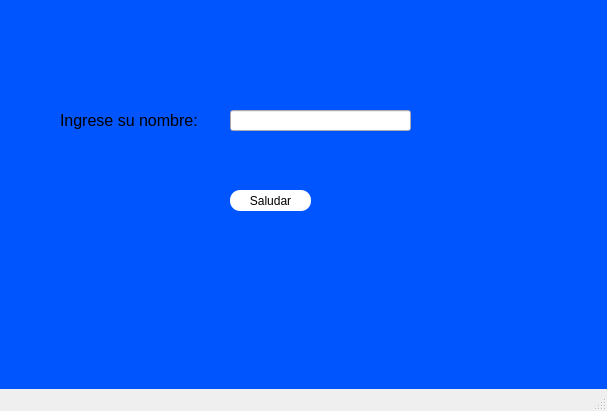
<?xml version="1.0" encoding="UTF-8"?>
<ui version="4.0">
 <class>MainWindow</class>
 <widget class="QMainWindow" name="MainWindow">
  <property name="geometry">
   <rect>
    <x>0</x>
    <y>0</y>
    <width>607</width>
    <height>411</height>
   </rect>
  </property>
  <property name="windowTitle">
   <string>MainWindow</string>
  </property>
  <property name="styleSheet">
   <string notr="true">QWidget#centralwidget{
	font: 12pt &quot;Arial&quot;;
background-color: rgb(0, 85, 255);}</string>
  </property>
  <widget class="QWidget" name="centralwidget">
   <widget class="QLabel" name="txtEtiqueta">
    <property name="geometry">
     <rect>
      <x>60</x>
      <y>110</y>
      <width>151</width>
      <height>21</height>
     </rect>
    </property>
    <property name="text">
     <string>&lt;html&gt;&lt;head/&gt;&lt;body&gt;&lt;p&gt;&lt;span style=&quot; font-size:12pt;&quot;&gt;Ingrese su nombre: &lt;/span&gt;&lt;/p&gt;&lt;/body&gt;&lt;/html&gt;</string>
    </property>
   </widget>
   <widget class="QLineEdit" name="txtNombre">
    <property name="geometry">
     <rect>
      <x>230</x>
      <y>110</y>
      <width>181</width>
      <height>21</height>
     </rect>
    </property>
   </widget>
   <widget class="QLabel" name="txtMostrar">
    <property name="geometry">
     <rect>
      <x>100</x>
      <y>160</y>
      <width>261</width>
      <height>21</height>
     </rect>
    </property>
    <property name="styleSheet">
     <string notr="true">font: 14pt &quot;Arial&quot;;</string>
    </property>
    <property name="text">
     <string>&lt;html&gt;&lt;head/&gt;&lt;body&gt;&lt;p&gt;&lt;br/&gt;&lt;/p&gt;&lt;/body&gt;&lt;/html&gt;</string>
    </property>
   </widget>
   <widget class="QPushButton" name="btnSaludar">
    <property name="geometry">
     <rect>
      <x>230</x>
      <y>190</y>
      <width>81</width>
      <height>21</height>
     </rect>
    </property>
    <property name="styleSheet">
     <string notr="true">border-radius:10px;
background-color: rgb(255, 255, 255);
font: 12pt &quot;MS Shell Dlg 2&quot;;</string>
    </property>
    <property name="text">
     <string>Saludar</string>
    </property>
   </widget>
   <widget class="QLabel" name="label">
    <property name="geometry">
     <rect>
      <x>330</x>
      <y>160</y>
      <width>151</width>
      <height>121</height>
     </rect>
    </property>
    <property name="styleSheet">
     <string notr="true">border-image: url(:/imagen/saludar.png);

</string>
    </property>
    <property name="text">
     <string/>
    </property>
   </widget>
  </widget>
  <widget class="QMenuBar" name="menubar">
   <property name="geometry">
    <rect>
     <x>0</x>
     <y>0</y>
     <width>607</width>
     <height>21</height>
    </rect>
   </property>
  </widget>
  <widget class="QStatusBar" name="statusbar"/>
 </widget>
 <resources>
  <include location="saludar.qrc"/>
 </resources>
 <connections/>
</ui>
